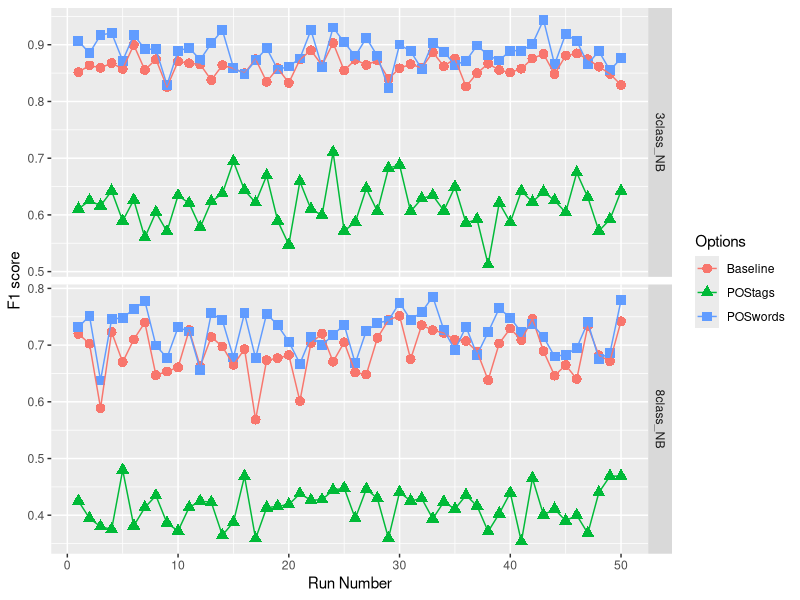

Generate this figure with R:
setwd("D:/Study/Thesis/Experiments/Util/RPlots")
library("ggplot2")
featuresdata = read.csv("ss_08_pos.csv")
p <- ggplot(featuresdata, aes(x=run, y=f1, group=Options))+ labs(x = "Run Number", y = "F1 score" )
q <- p + geom_point(aes(color=Options, shape=Options), size = 3) + geom_line(aes(color=Options))
q + facet_grid(comb ~ ., scale = "free_y")